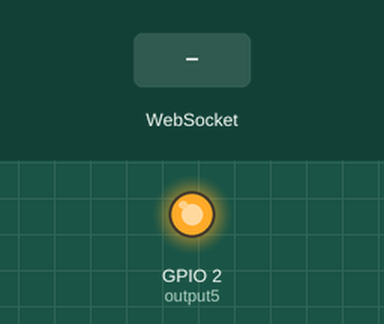
Recording of a sketch running on a simulated ESP8266 (NodeMCU). Shown: output pins drawn as LEDs (lit = HIGH). The test bench sets the inputs (shaded band). What the sketch prints to the serial monitor is not drawn.

Above: at 1.2 s.
1.3 s: WebSocket text "toggle" received
At 2.3 s:
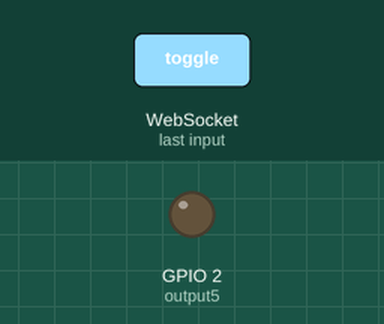
Timing chart, 0 to 4.3 s (numbered marks = the images above; inputs shaded):
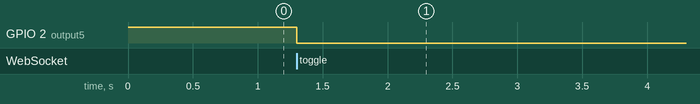

The sketch:

Home_Automation.ino
```cpp
/*
................................................
:   Title: Home Automation (Single Toggle Button)
:   Created by: Roy Cuadra
:   Date: 08/22/2025
................................................
*/

#include <ESP8266WiFi.h>
#include <ESPAsyncTCP.h>
#include <ESPAsyncWebServer.h>
#include <DNSServer.h>

// Access Point credentials (open)
const char* ssid = "HOME AUTOMATION_AP";

// Captive portal DNS
const byte DNS_PORT = 53;
DNSServer dnsServer;

// Async Web Server & WebSocket
AsyncWebServer server(80);
AsyncWebSocket ws("/ws");

// Relay pin and state
const int output5 = 2;   // D4 pin
String output5State = "off";

// HTML page (toggle button + glow)
const char index_html[] PROGMEM = R"rawliteral(
<!DOCTYPE html>
<html lang="en">
<head>
  <meta charset="UTF-8">
  <meta name="viewport" content="width=device-width, initial-scale=1">
  <title>Home Automation System</title>
  <style>
    html, body { margin: 0; height: 100%; font-family: Helvetica; background-color:#121212; }
    body { display:flex; align-items:center; justify-content:center; min-height:100vh; }
    .container { padding:20px; border-radius:20px; width:320px; background-color:#1e1e1e;
                 box-shadow:0 0 30px rgba(0,0,0,0.6); color:#e0e0e0; text-align:center; transition:all 0.3s ease-in-out; }
    h1 { margin:0 0 10px; font-size:28px; color:#ffffff; }
    .tagline { font-size:14px; color:#9e9e9e; margin-bottom:20px; }
    .button { border:none; border-radius:30px; padding:16px 40px; font-size:30px; cursor:pointer; margin:10px;
              color:white; background-color:#555; transition: all 0.3s; }
    .button.on { background-color:#2196f3; box-shadow:0 0 15px #2196f3; }
    .button.off { background-color:#f44336; box-shadow:0 0 15px #f44336; }
    .status { font-size:20px; margin-top:20px; color:#bdbdbd; }
    footer { margin-top:20px; font-size:12px; color:#616161; }

    /* Multi-color breathing glow */
    @keyframes rgbGlow {
      0%   { box-shadow: 0 0 10px #ff0000, 0 0 20px #ff0000, 0 0 40px #ff0000; border-color:#ff0000; }
      25%  { box-shadow: 0 0 20px #00ff00, 0 0 40px #00ff00, 0 0 80px #00ff00; border-color:#00ff00; }
      50%  { box-shadow: 0 0 30px #0000ff, 0 0 60px #0000ff, 0 0 100px #0000ff; border-color:#0000ff; }
      75%  { box-shadow: 0 0 20px #ff00ff, 0 0 40px #ff00ff, 0 0 80px #ff00ff; border-color:#ff00ff; }
      100% { box-shadow: 0 0 10px #ff0000, 0 0 20px #ff0000, 0 0 40px #ff0000; border-color:#ff0000; }
    }
    .glow {
      animation: rgbGlow 6s infinite ease-in-out;
      border: 1px solid #fff;
    }
  </style>
</head>
<body>
  <div class="container" id="panel">
    <h1>Home Automation System</h1>
    <p class="tagline">Making Homes Smarter with Wi-Fi</p>

    <button id="toggleBtn" class="button off">Turn ON</button>
    <p class="status">Relay is <b id="relayStatus">off</b></p>

    <footer>Created by Roy Cuadra</footer>
  </div>

  <script>
    var gateway = `ws://${window.location.hostname}/ws`;
    var websocket;

    window.addEventListener('load', onLoad);

    function onLoad() {
      initWebSocket();
      document.getElementById('toggleBtn').addEventListener('click', toggleRelay);
    }

    function initWebSocket() {
      websocket = new WebSocket(gateway);
      websocket.onopen    = () => console.log('WebSocket Open');
      websocket.onclose   = () => setTimeout(initWebSocket, 2000);
      websocket.onmessage = (event) => updateRelay(event.data);
    }

    function toggleRelay() {
      websocket.send("toggle");
    }

    function updateRelay(state) {
      const statusEl = document.getElementById('relayStatus');
      const panel = document.getElementById('panel');
      const btn = document.getElementById('toggleBtn');

      statusEl.innerText = state;

      if (state === "on") {
        panel.classList.add("glow");
        btn.classList.remove("off");
        btn.classList.add("on");
        btn.innerText = "Turn OFF";
      } else {
        panel.classList.remove("glow");
        btn.classList.remove("on");
        btn.classList.add("off");
        btn.innerText = "Turn ON";
      }
    }
  </script>
</body>
</html>
)rawliteral";


// Broadcast state to all clients
void notifyClients() {
  ws.textAll(output5State);
}

// Handle WebSocket messages
void handleWebSocketMessage(void *arg, uint8_t *data, size_t len) {
  AwsFrameInfo *info = (AwsFrameInfo*)arg;
  if (info->final && info->index == 0 && info->len == len && info->opcode == WS_TEXT) {
    data[len] = 0;
    String msg = (char*)data;

    if (msg == "toggle") {
      if (output5State == "off") {
        output5State = "on";
        digitalWrite(output5, LOW);
      } else {
        output5State = "off";
        digitalWrite(output5, HIGH);
      }
    }
    notifyClients();
  }
}

void onEvent(AsyncWebSocket *server, AsyncWebSocketClient *client, AwsEventType type,
             void *arg, uint8_t *data, size_t len) {
  switch (type) {
    case WS_EVT_CONNECT:
      client->text(output5State); // Send current state
      break;
    case WS_EVT_DATA:
      handleWebSocketMessage(arg, data, len);
      break;
    default:
      break;
  }
}

void setup() {
  Serial.begin(115200);

  pinMode(output5, OUTPUT);
  digitalWrite(output5, HIGH); // OFF initially

  // Start Access Point (open, max 8 clients)
  WiFi.softAP(ssid, nullptr, 1, 0, 8);
  WiFi.setSleep(false);
  IPAddress IP = WiFi.softAPIP();
  Serial.print("AP IP address: ");
  Serial.println(IP);

  // DNS for captive portal
  dnsServer.start(DNS_PORT, "*", IP);

  // WebSocket
  ws.onEvent(onEvent);
  server.addHandler(&ws);

  // Captive portal redirects
  server.on("/generate_204", HTTP_GET, [](AsyncWebServerRequest *request){ request->redirect("/"); });
  server.on("/hotspot-detect.html", HTTP_GET, [](AsyncWebServerRequest *request){ request->redirect("/"); });
  server.on("/fwlink", HTTP_GET, [](AsyncWebServerRequest *request){ request->redirect("/"); });
  server.on("/", HTTP_GET, [](AsyncWebServerRequest *request){ request->send_P(200, "text/html", index_html); });
  server.onNotFound([](AsyncWebServerRequest *request){ request->redirect("/"); });

  // Start server
  server.begin();
}

void loop() {
  dnsServer.processNextRequest();
}
```

Measured:
- after the input at 1.3 s, GPIO 2 (output5): HIGH → LOW at once
